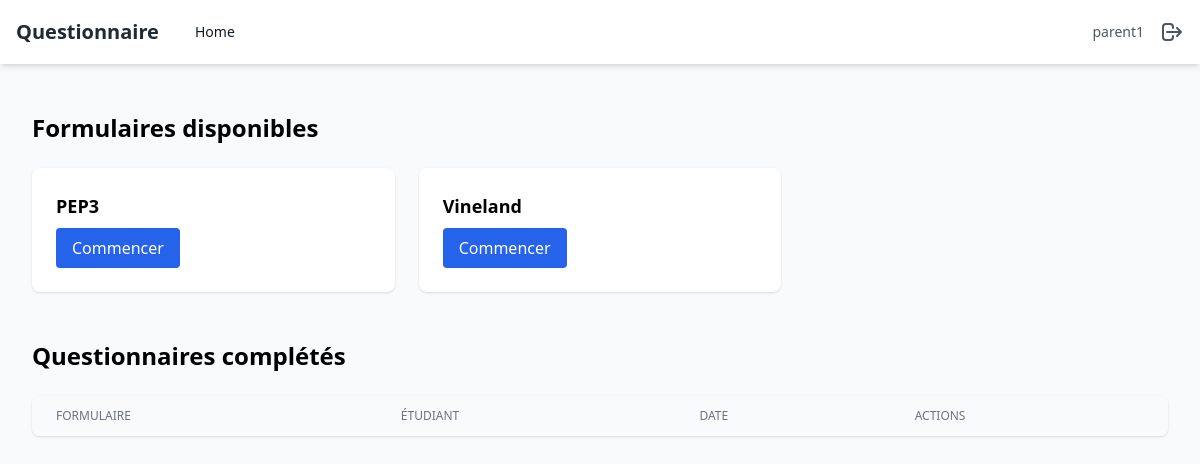
The page / (signed in) on the database its author committed.
### polls/models.py (models this page shows, shortened)
class Parent(AbstractUser):
    name = models.CharField(max_length=255, default='')
    is_parent = models.BooleanField(default=True)
    is_superuser = models.BooleanField(default=False)
    class Meta:
        swappable = 'AUTH_USER_MODEL'

class Formulaire(models.Model):
    id = models.AutoField(primary_key=True)
    title = models.CharField(max_length=255, default='', verbose_name='Titre du Formulaire')
    description = models.TextField(default='', verbose_name='Description du Formulaire')

### polls/views.py (the view)
# urls.py: path('', home_view , name='home'),
@login_required
def home_view(request):
    formulaires = Formulaire.objects.all()
    if request.user.is_superuser:
        questionnaires = Questionnaire.objects.all()
    else:
        questionnaires = Questionnaire.objects.filter(parent=request.user)
    return render(request, 'home.html', {
        'formulaires': formulaires,
        'questionnaires': questionnaires
    })

### polls/templates/home.html (shortened to what this page needs)
{% extends 'base.html' %} {% block content %}
<div class="max-w-7xl mx-auto py-6 px-4">
  <h2 class="text-2xl font-bold mb-6">Formulaires disponibles</h2>
  <div class="grid grid-cols-1 md:grid-cols-2 lg:grid-cols-3 gap-6">
    {% for formulaire in formulaires %}
    <div class="bg-white rounded-lg shadow p-6">
      <h3 class="text-lg font-semibold mb-2">{{ formulaire.title }}</h3>
      <a
        href="{% url 'questionnaire_view' formulaire.id %}"
        class="inline-block bg-blue-600 text-white px-4 py-2 rounded hover:bg-blue-700"
      >
        Commencer
      </a>
    </div>
    {% endfor %}
  </div>
  <h2 class="text-2xl font-bold mt-12 mb-6">Questionnaires complétés</h2>
  <div class="bg-white shadow rounded-lg overflow-hidden">
    <table class="min-w-full">
      <thead class="bg-gray-50">
        <tr>
          <th
            class="px-6 py-3 text-left text-xs font-medium text-gray-500 uppercase"
          >
            Formulaire
          </th>
          <th
            class="px-6 py-3 text-left text-xs font-medium text-gray-500 uppercase"
          >
            Étudiant
          </th>
          <th
            class="px-6 py-3 text-left text-xs font-medium text-gray-500 uppercase"
          >
            Date
          </th>
          <th
            class="px-6 py-3 text-left text-xs font-medium text-gray-500 uppercase"
          >
            Actions
          </th>
        </tr>
      </thead>
    </table>
  </div>
</div>
{% endblock %}

### polls/templates/base.html (shortened to what this page needs)
{% load static %}
<!DOCTYPE html>
<html lang="en">
  <head>
    <script src="https://cdn.tailwindcss.com"></script>
  </head>
  <body class="bg-gray-50">
    <nav class="bg-white shadow-md">
      <div class="max-w-7xl mx-auto px-4">
        <div class="flex justify-between h-16">
          <div class="flex items-center">
            <span class="text-xl font-bold text-gray-800">Questionnaire</span>
            <a
              href="/"
              class="ml-6 px-3 py-2 rounded-md text-sm font-medium text-gray-900"
              >Home</a
            >
          </div>
          <div class="flex items-center space-x-4">
            <span class="text-sm text-gray-600"
              >{{ request.user.username }}</span
            >
            <a
              href="{% url 'logout' %}"
              class="text-gray-600 hover:text-gray-900"
            >
              <svg
                xmlns="http://www.w3.org/2000/svg"
                class="h-6 w-6"
                fill="none"
                viewBox="0 0 24 24"
                stroke="currentColor"
              >
                <path
                  stroke-linecap="round"
                  stroke-linejoin="round"
                  stroke-width="2"
                  d="M17 16l4-4m0 0l-4-4m4 4H7m6 4v1a3 3 0 01-3 3H6a3 3 0 01-3-3V7a3 3 0 013-3h4a3 3 0 013 3v1"
                />
              </svg>
            </a>
          </div>
        </div>
      </div>
    </nav>
    <main class="max-w-7xl mx-auto py-6 px-4">
       {% block content %}{% endblock %}
    </main>
  </body>
</html>

### rows shown on the page
Parent: user.username "parent1"
Formulaire: title "PEP3"
Formulaire: title "Vineland"
